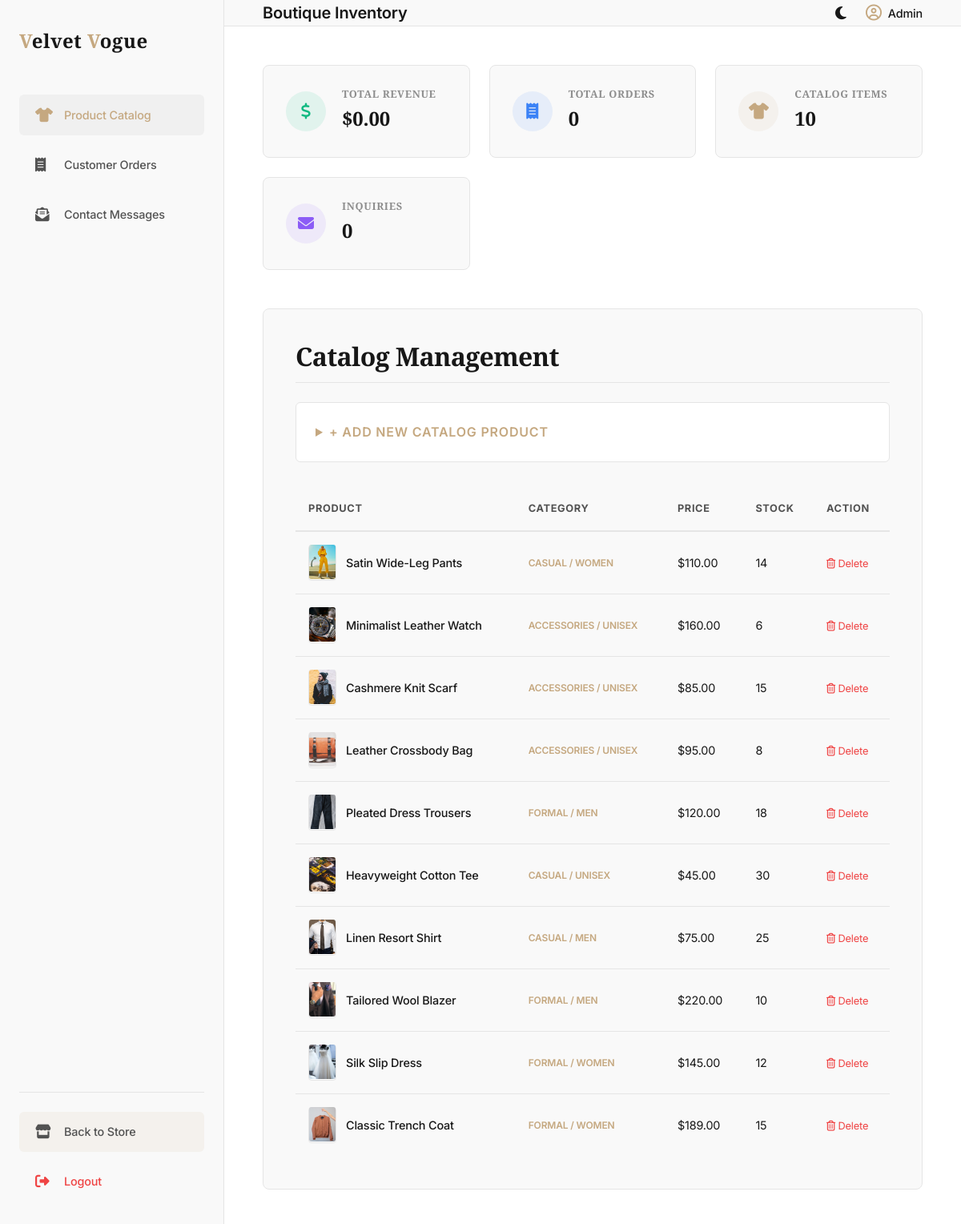
/admin.php (signed in), run on the app's committed database.
### tables this page shows
CREATE TABLE IF NOT EXISTS products (
    id INT AUTO_INCREMENT PRIMARY KEY,
    name VARCHAR(150) NOT NULL,
    description TEXT NOT NULL,
    price DECIMAL(10, 2) NOT NULL,
    category ENUM('casual', 'formal', 'accessories') NOT NULL,
    gender ENUM('men', 'women', 'unisex') NOT NULL,
    image_url VARCHAR(255) NOT NULL,
    sizes VARCHAR(100) NOT NULL,     
    colors VARCHAR(100) NOT NULL,    
    stock INT NOT NULL DEFAULT 20,
    created_at TIMESTAMP DEFAULT CURRENT_TIMESTAMP
);

### admin.php (the view, shortened to what this page needs)
<?php
require_once 'db.php';
$tab = isset($_GET['tab']) ? sanitize($_GET['tab']) : 'catalog';
if ($tab === 'orders') {
    $stmt = $pdo->query("SELECT * FROM orders ORDER BY id DESC");
    $orders = $stmt->fetchAll();
} else if ($tab === 'inquiries') {
    $stmt = $pdo->query("SELECT * FROM inquiries ORDER BY id DESC");
    $inquiries = $stmt->fetchAll();
} else {
    $stmt = $pdo->query("SELECT * FROM products ORDER BY id DESC");
    $products = $stmt->fetchAll();
}
$revenue_stmt = $pdo->query("SELECT SUM(total_amount) FROM orders");
$total_revenue = (float)$revenue_stmt->fetchColumn();
$orders_stmt = $pdo->query("SELECT COUNT(*) FROM orders");
$total_orders = (int)$orders_stmt->fetchColumn();
$products_stmt = $pdo->query("SELECT COUNT(*) FROM products");
$total_products = (int)$products_stmt->fetchColumn();
$inquiries_stmt = $pdo->query("SELECT COUNT(*) FROM inquiries");
$total_inquiries = (int)$inquiries_stmt->fetchColumn();
?>
<!DOCTYPE html>
<html lang="en">
<head>
    <link rel="stylesheet" href="css/style.css">
    <link rel="stylesheet" href="https://cdnjs.cloudflare.com/ajax/libs/font-awesome/6.4.0/css/all.min.css">
</head>
<body>
<div class="admin-dashboard">
    <aside class="admin-sidebar-nav">
        <div>
            <div class="admin-logo">
                <span>V</span>elvet <span>V</span>ogue
            </div>
            <nav class="admin-sidebar-menu">
                <a href="admin.php?tab=catalog" class="admin-menu-link <?php echo $tab === 'catalog' ? 'active' : ''; ?>">
                    <i class="fas fa-shirt"></i> Product Catalog
                </a>
                <a href="admin.php?tab=orders" class="admin-menu-link <?php echo $tab === 'orders' ? 'active' : ''; ?>">
                    <i class="fas fa-receipt"></i> Customer Orders
                </a>
                <a href="admin.php?tab=inquiries" class="admin-menu-link <?php echo $tab === 'inquiries' ? 'active' : ''; ?>">
                    <i class="fas fa-envelope-open-text"></i> Contact Messages
                </a>
            </nav>
        </div>
        <div class="admin-sidebar-footer">
            <a href="index.php" class="admin-menu-link" style="background-color: rgba(197, 168, 128, 0.1);">
                <i class="fas fa-store"></i> Back to Store
            </a>
            <a href="logout.php" class="admin-menu-link" style="color: var(--danger);">
                <i class="fas fa-sign-out-alt"></i> Logout
            </a>
        </div>
    </aside>
    <main class="admin-main">
        <header class="admin-header">
            <div class="admin-header-title">
                <?php
                if ($tab === 'orders') echo 'Customer Transactions';
                else if ($tab === 'inquiries') echo 'Customer Messages';
                else echo 'Boutique Inventory';
                ?>
            </div>
            <div class="admin-header-actions">
                <button id="theme-toggle" class="nav-action-icon" title="Toggle Theme" aria-label="Toggle Theme">
                    <i id="theme-toggle-icon" class="fas fa-moon"></i>
                </button>
                <div style="display: flex; align-items: center; gap: 0.5rem; font-weight: 500; font-size: 0.9rem;">
                    <i class="far fa-user-circle" style="font-size: 1.25rem; color: var(--accent-gold);"></i>
                    <span>Admin</span>
                </div>
            </div>
        </header>
        <div class="admin-body">
            <div class="admin-metrics-grid">
                <div class="metric-card">
                    <div class="metric-icon green">
                        <i class="fas fa-dollar-sign"></i>
                    </div>
                    <div class="metric-info">
                        <h4>Total Revenue</h4>
                        <span>$<?php echo number_format($total_revenue, 2); ?></span>
                    </div>
                </div>
                <div class="metric-card">
                    <div class="metric-icon blue">
                        <i class="fas fa-receipt"></i>
                    </div>
                    <div class="metric-info">
                        <h4>Total Orders</h4>
                        <span><?php echo $total_orders; ?></span>
                    </div>
                </div>
                <div class="metric-card">
                    <div class="metric-icon">
                        <i class="fas fa-shirt"></i>
                    </div>
                    <div class="metric-info">
                        <h4>Catalog Items</h4>
                        <span><?php echo $total_products; ?></span>
                    </div>
                </div>
                <div class="metric-card">
                    <div class="metric-icon blue" style="background-color: rgba(139, 92, 246, 0.1); color: #8b5cf6;">
                        <i class="fas fa-envelope"></i>
                    </div>
                    <div class="metric-info">
                        <h4>Inquiries</h4>
                        <span><?php echo $total_inquiries; ?></span>
                    </div>
                </div>
            </div>
            <div class="admin-panel animate-fade-in" style="border-radius: 8px;">
                <?php if ($tab === 'catalog'): ?>
                    <h3 style="margin-bottom: 1.5rem;">Catalog Management</h3>
                    <details style="border: 1px solid var(--border-color); background-color: var(--bg-primary); padding: 1.5rem; margin-bottom: 2rem; border-radius: 6px;">
                        <summary style="font-weight: 600; cursor: pointer; text-transform: uppercase; letter-spacing: 0.05em; color: var(--accent-gold);">+ Add New Catalog Product</summary>
                    </details>
                    <div class="admin-table-wrapper">
                        <table class="admin-table">
                            <thead>
                                <tr>
                                    <th>Product</th>
                                    <th>Category</th>
                                    <th>Price</th>
                                    <th>Stock</th>
                                    <th>Action</th>
                                </tr>
                            </thead>
                            <tbody>
                                <?php foreach ($products as $p): ?>
                                    <tr>
                                        <td>
                                            <div style="display: flex; align-items: center; gap: 0.75rem;">
                                                <div style="width: 35px; height: 45px; background-color: var(--bg-primary); border: 1px solid var(--border-color); display: flex; align-items: center; justify-content: center; overflow: hidden; border-radius: 4px;">
                                                    <?php if (file_exists('images/' . $p['image_url'])): ?>
                                                        <img src="images/<?php echo htmlspecialchars($p['image_url']); ?>" alt="" style="width: 100%; height: 100%; object-fit: cover;">
                                                    <?php else: ?>
                                                        <i class="fas fa-shirt" style="font-size: 0.7rem; color: var(--text-muted);"></i>
                                                    <?php endif; ?>
                                                </div>
                                                <span style="font-weight: 500;"><?php echo htmlspecialchars($p['name']); ?></span>
                                            </div>
                                        </td>
                                        <td style="text-transform: uppercase; font-size: 0.75rem; color: var(--accent-gold); font-weight: 600;"><?php echo $p['category']; ?> / <?php echo $p['gender']; ?></td>
                                        <td>$<?php echo number_format($p['price'], 2); ?></td>
                                        <td><?php echo $p['stock']; ?></td>
                                        <td>
                                            <a href="admin.php?tab=catalog&delete_product_id=<?php echo $p['id']; ?>" onclick="return confirm('Are you sure you want to delete this product?');" style="color: var(--danger); font-size: 0.8rem;" title="Delete Product"><i class="far fa-trash-can"></i> Delete</a>
                                        </td>
                                    </tr>
                                <?php endforeach; ?>
                            </tbody>
                        </table>
                    </div>
                <?php endif; ?>
            </div>
        </div>
    </main>
</div>
</body>
</html>

### data on the page
products: image_url (picture), name "Satin Wide-Leg Pants", category "CASUAL", gender "WOMEN", price "110.00", stock "14"
products: image_url (picture), name "Minimalist Leather Watch", category "ACCESSORIES", gender "UNISEX", price "160.00", stock "6"
products: image_url (picture), name "Cashmere Knit Scarf", category "ACCESSORIES", gender "UNISEX", price "85.00", stock "15"
products: image_url (picture), name "Leather Crossbody Bag", category "ACCESSORIES", gender "UNISEX", price "95.00", stock "8"
products: image_url (picture), name "Pleated Dress Trousers", category "FORMAL", gender "MEN", price "120.00", stock "18"
products: image_url (picture), name "Heavyweight Cotton Tee", category "CASUAL", gender "UNISEX", price "45.00", stock "30"
products: image_url (picture), name "Linen Resort Shirt", category "CASUAL", gender "MEN", price "75.00", stock "25"
products: image_url (picture), name "Tailored Wool Blazer", category "FORMAL", gender "MEN", price "220.00", stock "10"
products: image_url (picture), name "Silk Slip Dress", category "FORMAL", gender "WOMEN", price "145.00", stock "12"
products: image_url (picture), name "Classic Trench Coat", category "FORMAL", gender "WOMEN", price "189.00", stock "15"

### other printed values
$total_revenue "0.00"
$total_orders "0"
$total_products "10"
$total_inquiries "0"
